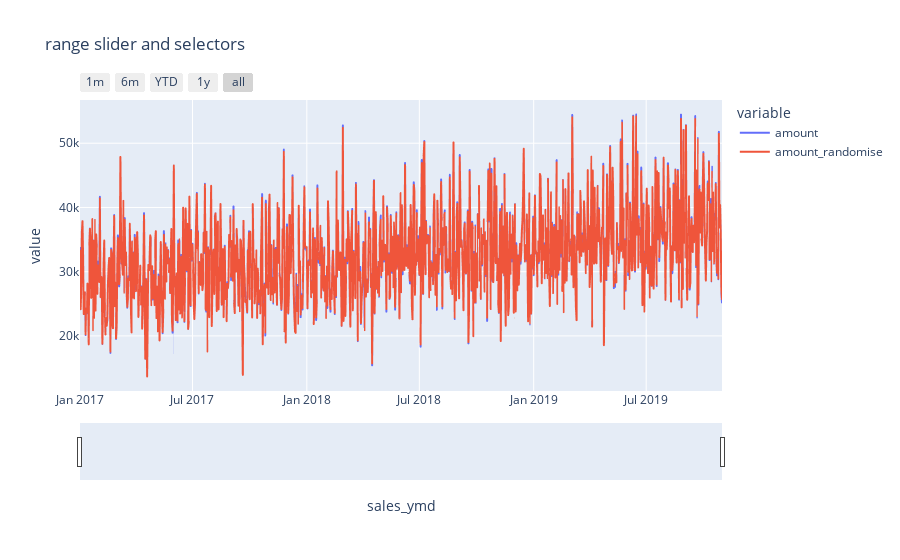

Notebook source saved alongside this figure:
### Code cell
df_tmp = df1_day[["amount", "amount_randomise"]].resample("D", origin='start_day').sum().reset_index()
fig = px.line(df_tmp,x="sales_ymd", y=["amount", "amount_randomise"], title="test")

fig.update_layout(
    title_text="range slider and selectors"
)

fig.update_layout(
    xaxis=dict(
        rangeselector=dict(
            buttons=list([
                dict(count=1,
                     label="1m",
                     step="month",
                     stepmode="backward"),
                dict(count=6,
                     label="6m",
                     step="month",
                     stepmode="backward"),
                dict(count=1,
                     label="YTD",
                     step="year",
                     stepmode="todate"),
                dict(count=1,
                     label="1y",
                     step="year",
                     stepmode="backward"),
                dict(step="all")
            ])
        ),
        rangeslider=dict(
            visible=True
        ),
        type="date"
    )
)



fig.show()

### Figure 1 — Plotly figure (JSON) as saved in the notebook; plotly's stock layout.template omitted (floating-point values rounded to 4 significant figures; data arrays with more than 128 entries replaced by an {"elided": "..."} marker saying what was removed)
{"data": [{"hovertemplate": "variable=amount<br>sales_ymd=%{x}<br>value=%{y}<extra></extra>", "legendgroup": "amount", "line": {"color": "#636efa", "dash": "solid"}, "marker": {"symbol": "circle"}, "mode": "lines", "name": "amount", "showlegend": true, "type": "scattergl", "x": {"elided": "1034 str values"}, "xaxis": "x", "y": {"elided": "1034 int values"}, "yaxis": "y"}, {"hovertemplate": "variable=amount_randomise<br>sales_ymd=%{x}<br>value=%{y}<extra></extra>", "legendgroup": "amount_randomise", "line": {"color": "#EF553B", "dash": "solid"}, "marker": {"symbol": "circle"}, "mode": "lines", "name": "amount_randomise", "showlegend": true, "type": "scattergl", "x": {"elided": "1034 str values"}, "xaxis": "x", "y": {"elided": "1034 int values"}, "yaxis": "y"}], "layout": {"legend": {"title": {"text": "variable"}, "tracegroupgap": 0}, "title": {"text": "range slider and selectors"}, "xaxis": {"anchor": "y", "domain": [0, 1], "rangeselector": {"buttons": [{"count": 1, "label": "1m", "step": "month", "stepmode": "backward"}, {"count": 6, "label": "6m", "step": "month", "stepmode": "backward"}, {"count": 1, "label": "YTD", "step": "year", "stepmode": "todate"}, {"count": 1, "label": "1y", "step": "year", "stepmode": "backward"}, {"step": "all"}]}, "rangeslider": {"visible": true}, "title": {"text": "sales_ymd"}, "type": "date"}, "yaxis": {"anchor": "x", "domain": [0, 1], "title": {"text": "value"}}}}
